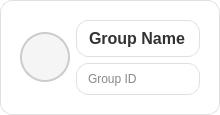
<?xml version="1.0" encoding="UTF-8"?>
<ui version="4.0">
 <class>GroupItemFrameLzy</class>
 <widget class="QFrame" name="GroupItemFrameLzy">
  <property name="geometry">
   <rect>
    <x>0</x>
    <y>0</y>
    <width>220</width>
    <height>100</height>
   </rect>
  </property>
  <property name="styleSheet">
   <string>
      QFrame {
          background-color: #ffffff;
          border-radius: 12px;
          border: 1px solid #e0e0e0;
          padding: 8px;
          box-shadow: 0 2px 4px rgba(0, 0, 0, 0.1);
      }
   </string>
  </property>
  <layout class="QHBoxLayout" name="horizontalLayout">
   <item>
    <widget class="QLabel" name="avatar">
     <property name="minimumSize">
      <size>
       <width>50</width>
       <height>50</height>
      </size>
     </property>
     <property name="maximumSize">
      <size>
       <width>50</width>
       <height>50</height>
      </size>
     </property>
     <property name="styleSheet">
      <string>
         QLabel {
             border-radius: 25px;
             border: 2px solid #cccccc;
             background-color: #f5f5f5;
         }
      </string>
     </property>
     <property name="text">
      <string/>
     </property>
    </widget>
   </item>
   <item>
    <layout class="QVBoxLayout" name="verticalLayout">
     <item>
      <widget class="QLabel" name="name">
       <property name="styleSheet">
        <string>
           QLabel {
               font-size: 16px;
               color: #333333;
               font-weight: bold;
           }
        </string>
       </property>
       <property name="text">
        <string>Group Name</string>
       </property>
      </widget>
     </item>
     <item>
      <widget class="QLabel" name="id">
       <property name="styleSheet">
        <string>
           QLabel {
               font-size: 12px;
               color: #888888;
           }
        </string>
       </property>
       <property name="text">
        <string>Group ID</string>
       </property>
      </widget>
     </item>
    </layout>
   </item>
  </layout>
 </widget>
 <resources/>
 <connections/>
</ui>
